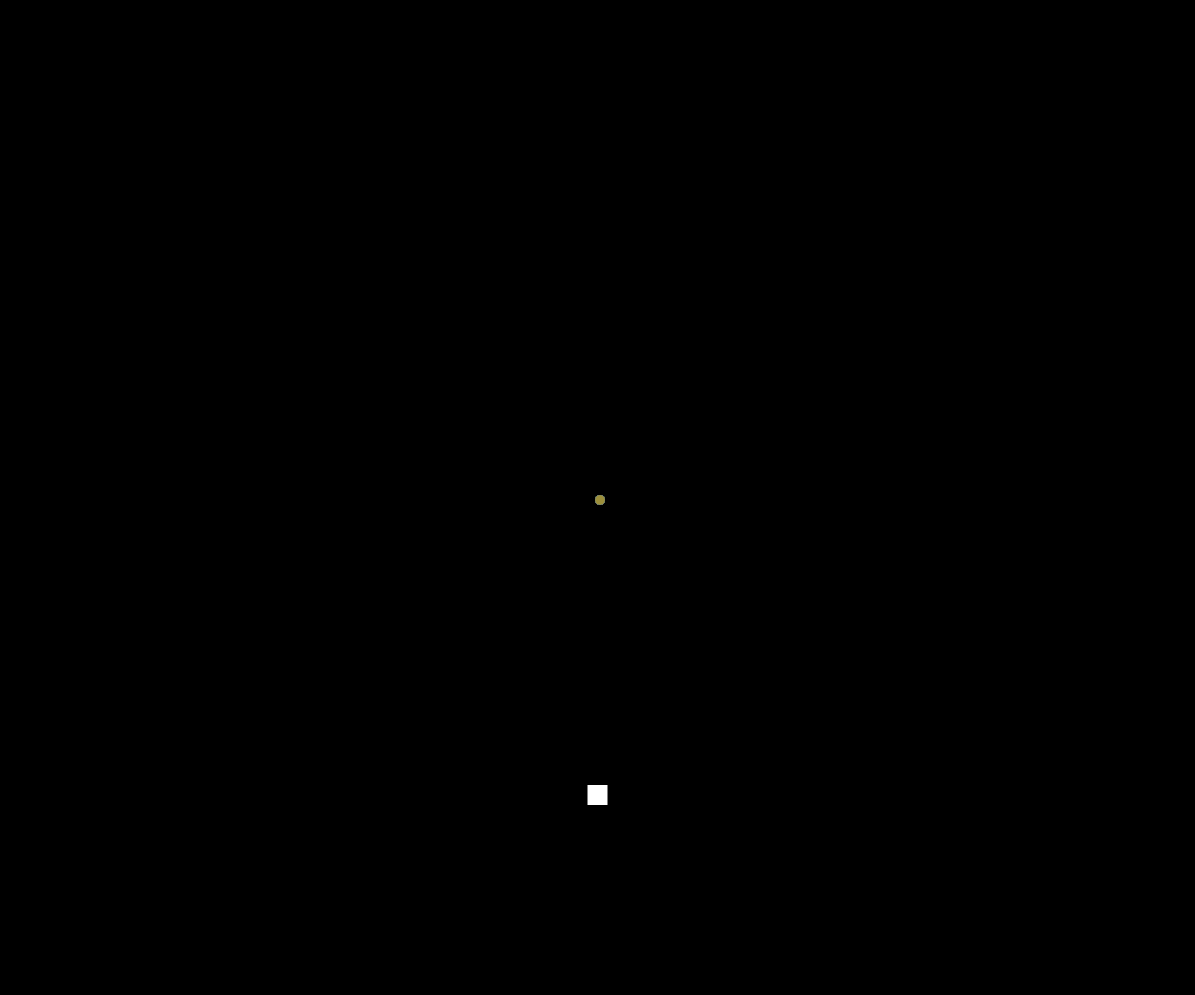
Frame 1 (no input)
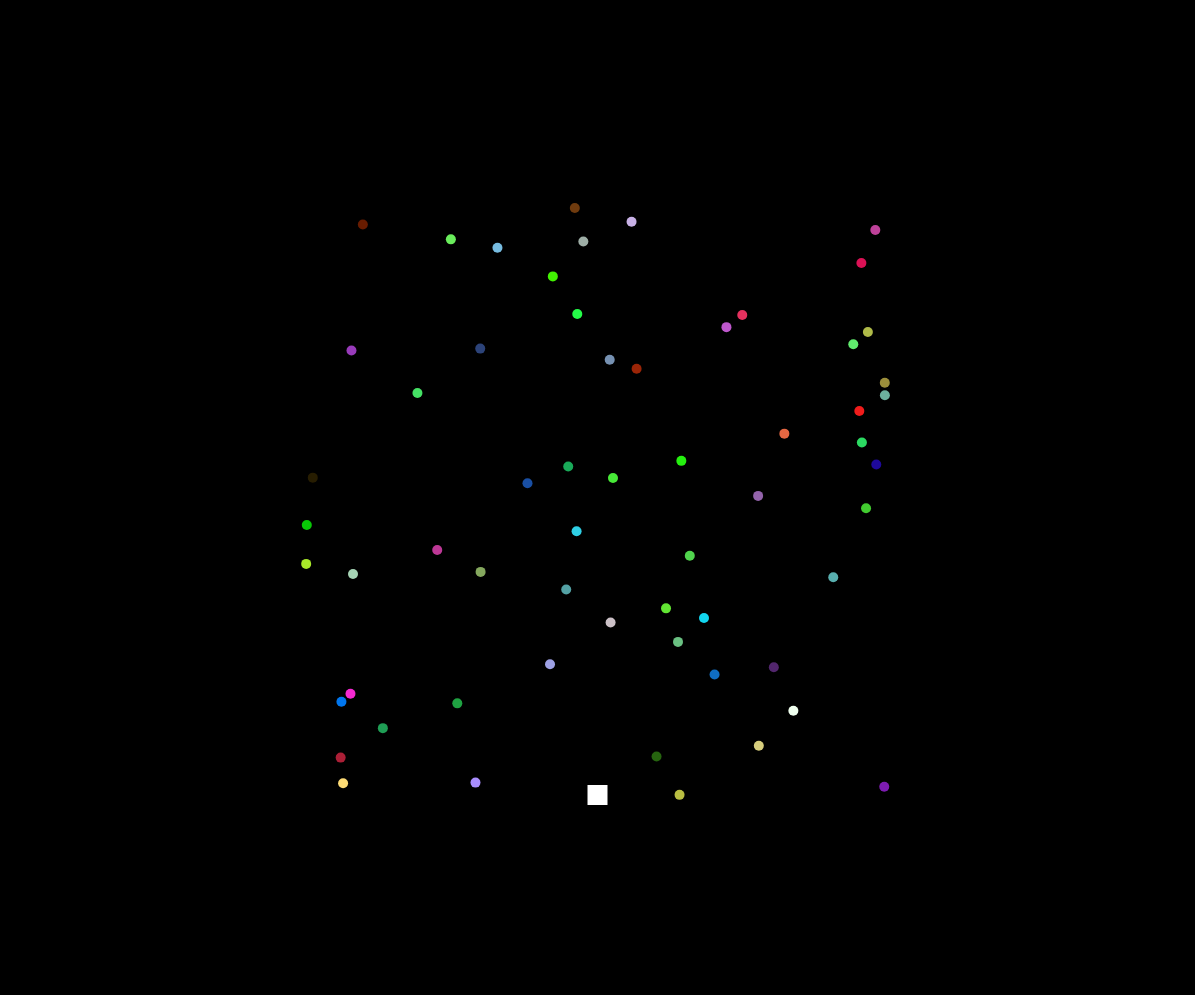
Frame 60 (no input)
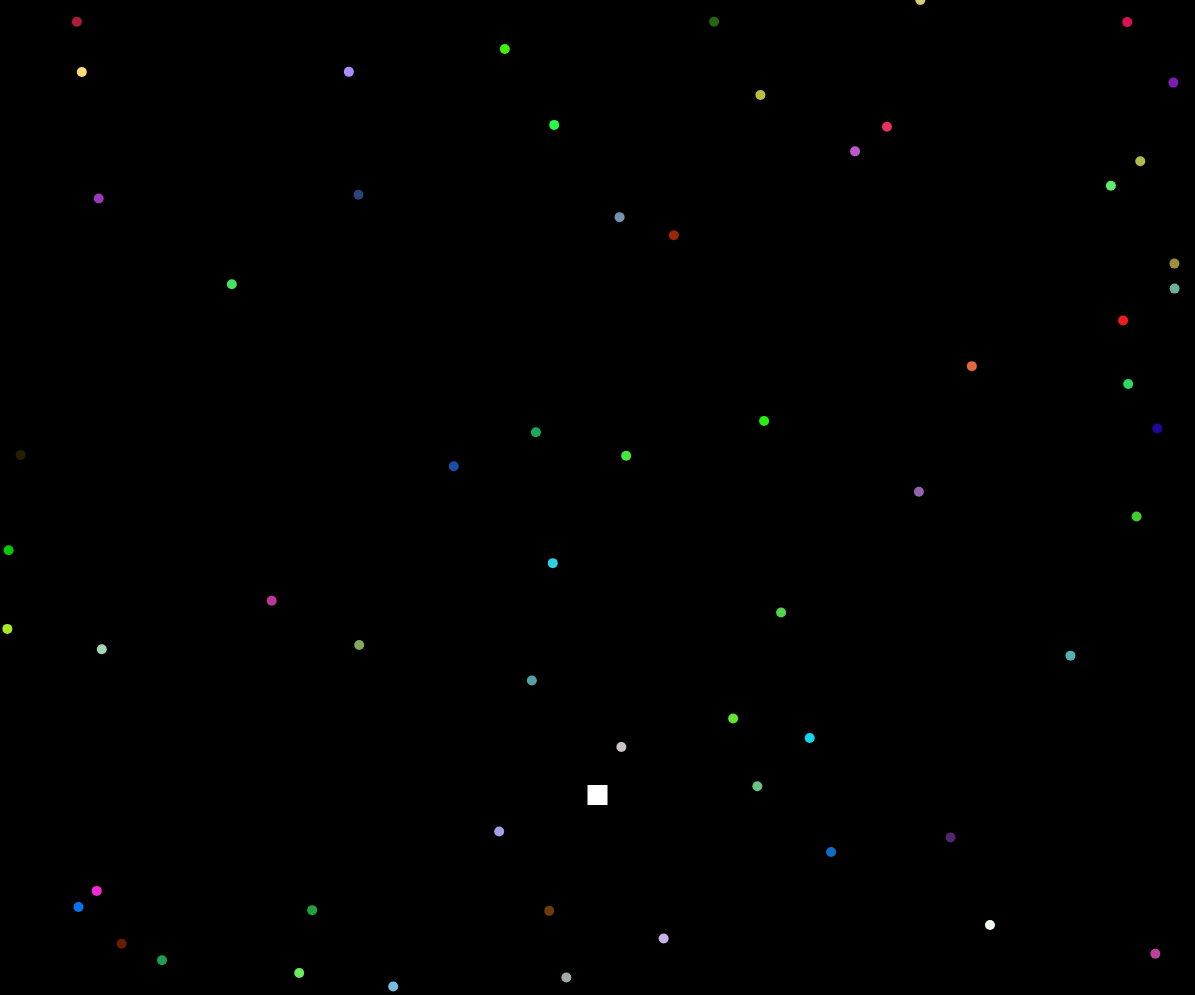
Frame 120 (the mouse pressed at the canvas centre since frame 60)

The p5.js sketch that drew these frames (run headless with seeded random() and noise() and a simulated clock; from frame 60 on, the mouse is pressed at the canvas centre):

// p5.js sketch
// ── sketch.js
  var car = [];
  var shipPos;
function setup() {
  createCanvas (windowWidth-5, windowHeight-5);
  for (var i = 0; i < 60; i++)
  car.push(new Car());
  shipPos = createVector(width/2, height - 200)
  rectMode(CENTER);
}

function draw() {
background(0);

checkForKeys();

for (var i = 0; i < car.length; i++) {
car[i].display();
car[i].drive();

if (car[i].pos.dist(shipPos) < 20.01) {
  car.splice(i,1);
}
}
fill(255)
rect(shipPos.x, shipPos.y, 20, 20)
}

function checkForKeys() {
  if (keyIsDown(LEFT_ARROW)) shipPos.x = shipPos.x - 5;
  if (keyIsDown(UP_ARROW)) shipPos.y = shipPos.y - 5;
  if (keyIsDown(DOWN_ARROW)) shipPos.y = shipPos.y + 5;
  if (keyIsDown(RIGHT_ARROW)) shipPos.x = shipPos.x + 5;
}

function Car() {

  this.pos = createVector(windowWidth/2, windowHeight/2);
  this.vel = createVector(random(-5, 5), random(-5, 5));
  this.r = random(255);
  this.g = random(255);
  this.b = random(255);

  this.display = function() {
    noStroke()
      fill(this.r, this.g, this.b);
    ellipse(this.pos.x, this.pos.y, 10, 10);

  }

  this.drive = function() {
    this.pos.add(this.vel);
    if (this.pos.x > width) this.pos.x = 0;
    if (this.pos.x < 0) this.pos.x = width;
    if (this.pos.y > height) this.pos.y = 0;
    if (this.pos.y < 0) this.pos.y = height;
  }
}
